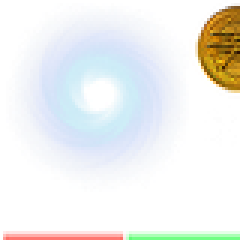
#> input picture images/processed/shield.png, 80 x 80 px, found by its file name (shown 3 times larger)
$ python -i process_assets.py   (imports and definitions only)
#> lines starting #> are read from the running program, lines starting #| are printed output that depends on the picture
"""
素材处理脚本 - 将下载的网络素材裁剪/缩放/调色后保存为游戏可用格式
"""
import os
import math
from PIL import Image, ImageFilter, ImageEnhance, ImageDraw

BASE_DIR = os.path.dirname(os.path.abspath(__file__))
SRC = {
    'tasdik': os.path.join(BASE_DIR, 'images', 'from_tasdik'),
    'pygalaxian': os.path.join(BASE_DIR, 'images', 'from_pygalaxian'),
    'ssg': os.path.join(BASE_DIR, 'images', 'from_spaceshootergame'),
}
OUT_DIR = os.path.join(BASE_DIR, 'images', 'processed')
# [1 line not run here, left out]


def load(name, sub='tasdik'):
    path = os.path.join(SRC[sub], name)
    if os.path.exists(path):
        return Image.open(path).convert('RGBA')
    return None


def save(img, name):
    img.save(os.path.join(OUT_DIR, f'{name}.png'))
    print(f'Saved: {name}.png ({img.size})')


# [20 lines left out: functions tint, glow, not called in this run]


def resize(img, target_size, method=Image.LANCZOS):
    """缩放到目标尺寸，保持纵横比"""
    if isinstance(target_size, int):
        # target_size 是最大边
        w, h = img.size
        scale = target_size / max(w, h)
        new_w, new_h = int(w * scale), int(h * scale)
    else:
        new_w, new_h = target_size
    return img.resize((new_w, new_h), method)


# [29 lines left out: functions fit_canvas, extract_sprite_sheet, not called in this run]


def process_player_ships():
    print('\n=== 处理玩家飞船 ===')
    # 基础飞船
    ship1 = load('playerShip1_orange.png', 'tasdik')
    ship2 = load('player.png', 'ssg')
    ship3 = load('fighter1.png', 'pygalaxian')

    if ship1:
        # player_1: 原始橙色飞船，缩小
        s = resize(ship1, 48)
        save(s, 'player_1')
        # player_2: 更大一点，加青色发光
        s2 = resize(ship1, 52)
        s2 = tint(s2, (0, 200, 255), 0.15)
        s2 = glow(s2, (0, 200, 255), 4)
        save(s2, 'player_2')
        # player_5: 紫色高级版
        s5 = resize(ship1, 64)
        s5 = tint(s5, (180, 100, 255), 0.25)
        s5 = glow(s5, (180, 100, 255), 6)
        save(s5, 'player_5')

    if ship2:
        # player_3: 白色飞船
        s3 = resize(ship2, 56)
        s3 = tint(s3, (100, 255, 200), 0.1)
        s3 = glow(s3, (100, 255, 200), 3)
        save(s3, 'player_3')

    if ship3:
        # player_4: 战斗机风格，蓝色调
        s4 = resize(ship3, 60)
        s4 = tint(s4, (80, 150, 255), 0.2)
        s4 = glow(s4, (80, 150, 255), 5)
        save(s4, 'player_4')

    # 僚机 - 用 fighter1 缩小
    if ship3:
        wing = resize(ship3, 28)
        wing = tint(wing, (255, 220, 80), 0.2)
        save(wing, 'wingman')


def process_enemies():
    print('\n=== 处理敌人 ===')
    # enemy_small: 小陨石
    m = load('meteorBrown_small1.png', 'tasdik')
    if m:
        save(resize(m, 28), 'enemy_small')

    # enemy_medium: 中型陨石
    m = load('meteorBrown_med1.png', 'tasdik')
    if m:
        save(resize(m, 40), 'enemy_medium')

    # enemy_large: 大陨石
    m = load('meteorBrown_big1.png', 'tasdik')
    if m:
        save(resize(m, 52), 'enemy_large')

    # enemy_fast: 高速飞船 (从 enemy_saucer 精灵表取一帧)
    saucer = load('enemy_saucer.png', 'pygalaxian')
    if saucer:
        frames = extract_sprite_sheet(saucer, (96, 96))
        if frames:
            fast = resize(frames[0], 32)
            fast = tint(fast, (255, 150, 50), 0.15)
            save(fast, 'enemy_fast')

    # enemy_shooter: 射手敌机
    es = load('enemyShip.png', 'ssg')
    if es:
        shooter = resize(es, 36)
        shooter = tint(shooter, (255, 100, 100), 0.1)
        save(shooter, 'enemy_shooter')

    # enemy_tank: 坦克型 (用 enemy2 或 大陨石)
    e2 = load('enemy2.png', 'pygalaxian')
    if e2:
        tank = resize(e2, 48)
        tank = tint(tank, (150, 150, 150), 0.15)
        save(tank, 'enemy_tank')
    else:
        m = load('meteorBrown_big2.png', 'tasdik')
        if m:
            save(resize(m, 48), 'enemy_tank')


def process_bosses():
    print('\n=== 处理BOSS ===')
    boss = load('boss.png', 'pygalaxian')
    station = load('spacestation.png', 'pygalaxian')
    ufo = load('enemyUFO.png', 'ssg')

    if boss:
        # boss_0: 红色拦截机风格
        b0 = resize(boss, 100)
        b0 = tint(b0, (255, 80, 80), 0.1)
        b0 = glow(b0, (255, 80, 80), 6)
        save(b0, 'boss_0')

        # boss_1: 紫色毁灭者
        b1 = resize(boss, 120)
        b1 = tint(b1, (180, 80, 255), 0.2)
        b1 = glow(b1, (180, 80, 255), 8)
        save(b1, 'boss_1')

    if station:
        # boss_2: 绿色母舰
        b2 = resize(station, 110)
        b2 = tint(b2, (80, 255, 120), 0.2)
        b2 = glow(b2, (80, 255, 120), 7)
        save(b2, 'boss_2')

    if ufo:
        # boss_3: 黄色粉碎者
        b3 = resize(ufo, 100)
        b3 = tint(b3, (255, 220, 60), 0.2)
        b3 = glow(b3, (255, 220, 60), 8)
        save(b3, 'boss_3')

    # boss_4: 蓝色幻影 (用boss图调色)
    if boss:
        b4 = resize(boss, 105)
        b4 = tint(b4, (80, 180, 255), 0.2)
        b4 = glow(b4, (80, 180, 255), 8)
        save(b4, 'boss_4')


def process_bullets():
    print('\n=== 处理子弹 ===')
    # 玩家子弹
    lr16 = load('laserRed16.png', 'tasdik')
    lg = load('laserGreen.png', 'ssg')
    lz = load('lazer.png', 'pygalaxian')
    missile = load('missile.png', 'tasdik')
    lr = load('laserRed.png', 'ssg')

    if lr16:
        bp0 = resize(lr16, (10, 20))
        save(bp0, 'bullet_player_0')
    if lg:
        bp1 = resize(lg, (10, 20))
        bp1 = tint(bp1, (100, 255, 100), 0.1)
        save(bp1, 'bullet_player_1')
    if lz:
        bp2 = resize(lz, (10, 20))
        bp2 = tint(bp2, (255, 200, 50), 0.1)
        save(bp2, 'bullet_player_2')
    if missile:
        bp3 = resize(missile, (14, 26))
        save(bp3, 'bullet_player_3')
    if lr:
        bp4 = resize(lr, (10, 20))
        bp4 = tint(bp4, (255, 100, 100), 0.1)
        save(bp4, 'bullet_player_4')

    # 敌人子弹 - 红色圆球风格
    for i in range(5):
        be = load('laserRed.png', 'ssg')
        if be:
            be = resize(be, (10, 10))
            # 不同颜色
            colors = [(255, 80, 80), (255, 150, 50), (255, 255, 80), (255, 80, 255), (80, 255, 255)]
            be = tint(be, colors[i], 0.2)
            save(be, f'bullet_enemy_{i}')

    # missile
    if missile:
        save(resize(missile, (16, 28)), 'missile')

    # laser - 用 laserRed16 拉伸
    if lr16:
        laser = lr16.resize((14, 40), Image.LANCZOS)
        laser = tint(laser, (100, 255, 255), 0.2)
        save(laser, 'laser')

    # plasma - 程序生成一个发光绿球
    size = 24
    plasma = Image.new('RGBA', (size, size), (0, 0, 0, 0))
#> plasma: PIL image 24x24 RGBA; every value is 0
    draw = ImageDraw.Draw(plasma)
    cx, cy = size // 2, size // 2
    for r in range(size // 2, 0, -2):
        ratio = r / (size // 2)
        a = int(200 * (1 - ratio))
        color = (int(80 + 175 * ratio), 255, int(80 + 175 * ratio), a)
        draw.ellipse([cx - r, cy - r, cx + r, cy + r], fill=color)
    plasma = plasma.filter(ImageFilter.GaussianBlur(1))
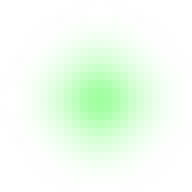
#> plasma: PIL image 24x24 RGBA (shown 8 times larger); mean R, G, B, A 169.9, 210.1, 169.9, 44.6; transparent parts drawn white
    save(plasma, 'plasma')
#| Saved: plasma.png ((24, 24))


def process_explosions():
    print('\n=== 处理爆炸动画 ===')
    # 使用 regularExplosion 系列
    for i in range(8):
        img = load(f'regularExplosion0{i}.png', 'tasdik')
        if img:
            size = 24 + i * 10
            save(resize(img, size), f'explosion_{i}')


def process_effects():
    print('\n=== 处理特效 ===')
    # shield
    sh = load('shield.png', 'ssg')
#> in load, returned value is the input picture: PIL image 80x80 RGBA; mean R, G, B, A 77.5, 92.3, 114.6, 49.1
    if sh:
        save(resize(sh, 80), 'shield')
#| Saved: shield.png ((80, 80))
    else:
        sh = load('shield_gold.png', 'tasdik')
        if sh:
            save(resize(sh, 80), 'shield')

    # nuke_flash - 程序生成
    from config import SCREEN_WIDTH, SCREEN_HEIGHT
    flash = Image.new('RGBA', (SCREEN_WIDTH, SCREEN_HEIGHT), (0, 0, 0, 0))
#> flash: PIL image 960x720 RGBA; every value is 0
    draw = ImageDraw.Draw(flash)
    draw.ellipse([
        SCREEN_WIDTH//2 - SCREEN_HEIGHT,
        SCREEN_HEIGHT//2 - SCREEN_HEIGHT,
        SCREEN_WIDTH//2 + SCREEN_HEIGHT,
        SCREEN_HEIGHT//2 + SCREEN_HEIGHT
    ], fill=(255, 255, 200, 40))
    flash = flash.filter(ImageFilter.GaussianBlur(30))
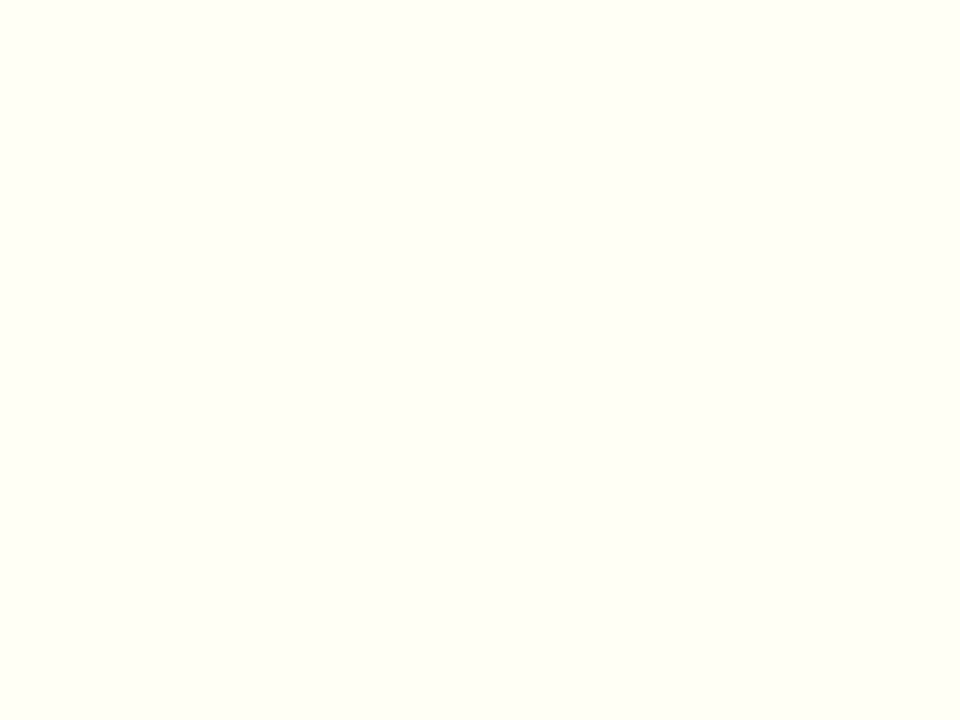
#> flash: PIL image 960x720 RGBA; mean R, G, B, A 255, 255, 200, 40; transparent parts drawn white
    save(flash, 'nuke_flash')
#| Saved: nuke_flash.png ((960, 720))

    # stars
    for i, color in enumerate([(255, 255, 255), (100, 255, 255), (255, 255, 100)]):
        star = Image.new('RGBA', (4, 4), (0, 0, 0, 0))
        draw = ImageDraw.Draw(star)
        draw.ellipse([0, 0, 4, 4], fill=(*color, 255))
        save(star, f'star_{i}')


def process_drops():
    print('\n=== 处理掉落物 ===')
    # drop_coin: bolt_gold
    bolt = load('bolt_gold.png', 'tasdik')
    if bolt:
        save(resize(bolt, 22), 'drop_coin')

    # drop_hp: life.png
    life = load('life.png', 'ssg')
    if life:
        hp = resize(life, 22)
        hp = tint(hp, (255, 80, 80), 0.1)
        save(hp, 'drop_hp')

    # drop_nuke: 程序生成
    size = 24
    nuke = Image.new('RGBA', (size, size), (0, 0, 0, 0))
    draw = ImageDraw.Draw(nuke)
    cx, cy = size // 2, size // 2
    # 外圈
    draw.ellipse([2, 2, size-2, size-2], fill=(255, 150, 50, 200), outline=(255, 80, 0, 255), width=2)
    # 十字
    draw.line([(cx, 4), (cx, size-4)], fill=(255, 0, 0, 255), width=3)
    draw.line([(4, cy), (size-4, cy)], fill=(255, 0, 0, 255), width=3)
    save(nuke, 'drop_nuke')
#> in save (call 7), `img.save(os.path.join(OUT_DIR, f'{name}.png'))`:
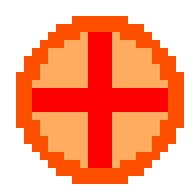
#> saved as drop_nuke.png: PIL image 24x24 RGBA (shown 8 times larger); mean R, G, B, A 154.5, 51.6, 11.5, 141.9; transparent parts drawn white
#| Saved: drop_nuke.png ((24, 24))

    # drop_power: 程序生成
    size = 22
    power = Image.new('RGBA', (size, size), (0, 0, 0, 0))
#> power: PIL image 22x22 RGBA; every value is 0
    draw = ImageDraw.Draw(power)
    pts = [(size//2, 0), (size, size//2), (size//2, size), (0, size//2)]
    draw.polygon(pts, fill=(0, 200, 255, 200), outline=(255, 255, 255, 255))
    save(power, 'drop_power')
#> in save (call 8), `img.save(os.path.join(OUT_DIR, f'{name}.png'))`:
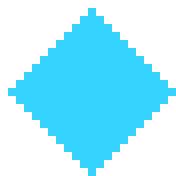
#> saved as drop_power.png: PIL image 22x22 RGBA (shown 8 times larger); mean R, G, B, A 22.1, 113.5, 138.6, 113.5; transparent parts drawn white
#| Saved: drop_power.png ((22, 22))


def process_ui():
    print('\n=== 处理UI ===')
    # logo
    logo = load('gamelogo.png', 'pygalaxian')
    if logo:
        save(resize(logo, 400), 'logo')
    else:
        # 程序生成简单logo
        logo = Image.new('RGBA', (400, 80), (0, 0, 0, 0))
#> logo: PIL image 400x80 RGBA; every value is 0
        save(logo, 'logo')
#| Saved: logo.png ((400, 80))

    # buttons
    for name, bg_color, border_color in [
        ('btn_normal', (0, 100, 200, 180), (100, 200, 255, 200)),
        ('btn_hover', (0, 150, 255, 220), (200, 240, 255, 255)),
    ]:
        btn = Image.new('RGBA', (200, 50), (0, 0, 0, 0))
        draw = ImageDraw.Draw(btn)
        draw.rounded_rectangle([0, 0, 200, 50], radius=8, fill=bg_color, outline=border_color, width=2)
        # 添加微妙渐变效果
        for y in range(50):
            alpha = int(bg_color[3] * (1 - y / 50) * 0.3)
            draw.line([(0, y), (200, y)], fill=(*bg_color[:3], alpha))
        save(btn, name)
#> this loop made 2 passes
#> pass 1, in save (call 10), `img.save(os.path.join(OUT_DIR, f'{name}.png'))`:
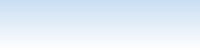
#> saved as btn_normal.png: PIL image 200x50 RGBA; mean R, G, B, A 0, 100, 200, 27.1; transparent parts drawn white


def process_backgrounds():
    print('\n=== 处理背景 ===')
    from config import SCREEN_WIDTH, SCREEN_HEIGHT

    # bg_space: 用 Starscape 或 starfield
    bg = load('Starscape.png', 'ssg')
    if bg:
        bg = bg.resize((SCREEN_WIDTH, SCREEN_HEIGHT), Image.LANCZOS)
        save(bg, 'bg_space')
    else:
        bg = load('starfield.png', 'tasdik')
        if bg:
            bg = bg.resize((SCREEN_WIDTH, SCREEN_HEIGHT), Image.LANCZOS)
            save(bg, 'bg_space')

    # bg_nebula: 用 bg1 加上模糊处理
    neb = load('bg1.png', 'pygalaxian')
    if neb:
        neb = neb.resize((SCREEN_WIDTH, SCREEN_HEIGHT), Image.LANCZOS)
        neb = neb.filter(ImageFilter.GaussianBlur(2))
        # 增强对比度
        enhancer = ImageEnhance.Contrast(neb)
        neb = enhancer.enhance(1.2)
        save(neb, 'bg_nebula')
    else:
        # 程序生成星云
        neb = Image.new('RGBA', (SCREEN_WIDTH, SCREEN_HEIGHT), (0, 0, 0, 0))
        import random
        rng = random.Random(42)
        draw = ImageDraw.Draw(neb)
        for _ in range(8):
            x = rng.randint(0, SCREEN_WIDTH)
            y = rng.randint(0, SCREEN_HEIGHT)
            r = rng.randint(80, 250)
            color = rng.choice([
                (20, 20, 60, 40),
                (40, 10, 50, 40),
                (10, 30, 60, 40),
                (60, 20, 40, 30),
            ])
            draw.ellipse([x-r, y-r, x+r, y+r], fill=color)
        neb = neb.filter(ImageFilter.GaussianBlur(20))
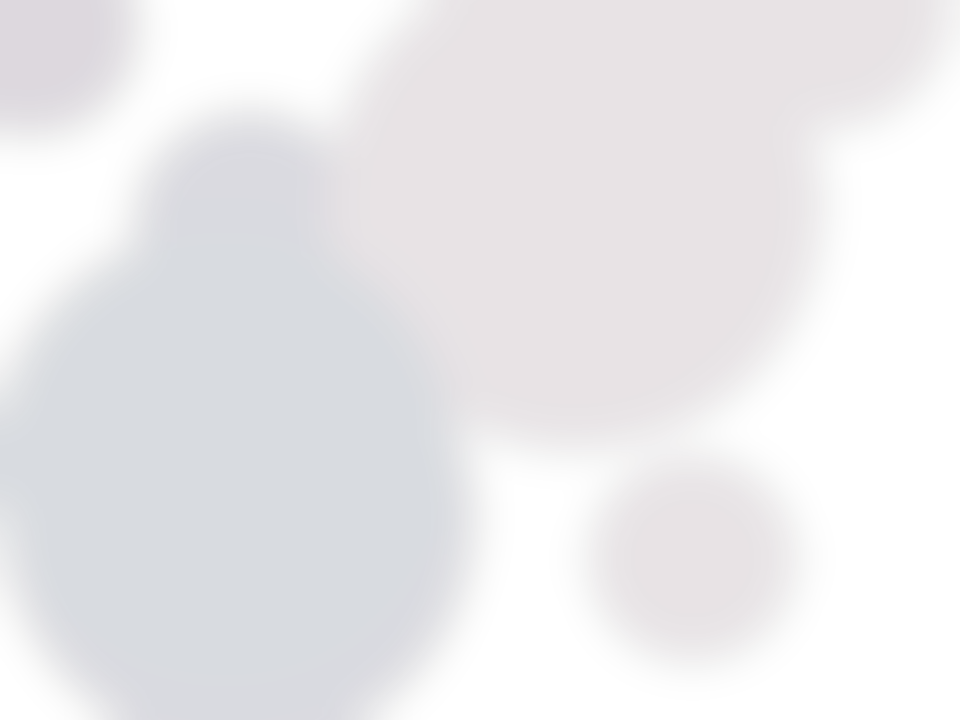
#> neb: PIL image 960x720 RGBA; mean R, G, B, A 24.5, 15.4, 32.8, 23.1; transparent parts drawn white
        save(neb, 'bg_nebula')
#| Saved: bg_nebula.png ((960, 720))


def main():
    print('开始处理素材...')
    process_player_ships()
    process_enemies()
    process_bosses()
    process_bullets()
    process_explosions()
    process_effects()
    process_drops()
    process_ui()
    process_backgrounds()
    print('\n素材处理完成！')


# [2 lines not run here, left out]

>>> result = main()
